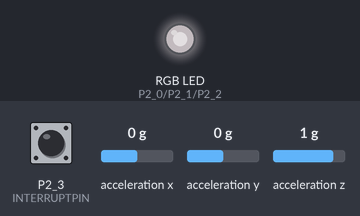
This sketch was run on a simulated TI MSP430 LaunchPad. On the bench: an RGB LED mixed from three pins (HIGH = lit). Wiring (inferred from the names in the program): ADXL345 accelerometer at I2C address 0x1D. The test bench sets the inputs (shaded band); at power-on: P2_3 (INTERRUPTPIN) HIGH, acceleration x 0 g, acceleration y 0 g, acceleration z 1 g. Dim RGB values are drawn brighter than linear; what the sketch prints to the serial monitor is not drawn.

Above: at 0.1 s.
Timing chart, 0 to 40.0 s (numbered marks = the images above):
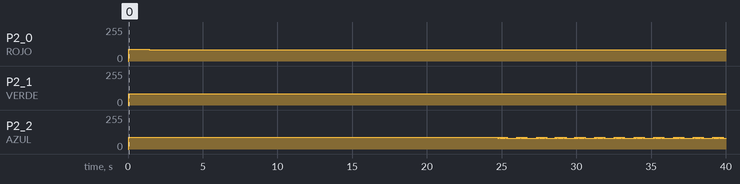

Measured:
- by itself, P2_0 (ROJO): 0/255 → 89/255 at 0.05 s, → 83/255 1.4 s later
- by itself, P2_1 (VERDE): 0/255 → 85/255 at 0.05 s

The sketch:

acelerometro2.ino
```cpp
// Incluimos la libreria Wire.h la cual implementa el protocolo I2C
#include <Wire.h>
#include "acelerometro2.h"

#define INTERRUPTPIN P2_3
#define ROJO P2_0
#define VERDE P2_1
#define AZUL P2_2

void setup()
{

  Serial.begin(9600);
  Wire.begin();          //Iniciamos el bus I2C en modo maestro

  pinMode(AZUL, OUTPUT);
  pinMode(VERDE, OUTPUT);
  pinMode(ROJO, OUTPUT);

  digitalWrite(ROJO, LOW);
  digitalWrite(VERDE, LOW);
  digitalWrite(AZUL, LOW);

  pinMode(INTERRUPTPIN, INPUT);


  //Configuración de los tres registros que itnervienen en la detección de golpes
  write(ADXL345ADDRESS, DUR, 0x1F); // 625us/LSB
  write(ADXL345ADDRESS, THRESH_TAP, 48); // 62.5mg/LSB  <==> 3000mg/62.5mg = 48 LSB as datasheet suggestion
  write(ADXL345ADDRESS, TAP_AXES, 1);

  //Configuración de los registros referentes a interrupciones
  write(ADXL345ADDRESS, INT_MAP, 0); //Enviamos todas las interrupciones al pin INT1
  write(ADXL345ADDRESS, INT_ENABLE, 0b01000000); //Activamos la interrupción por detección de golpe simple

  //Configuración del control de energía
  write(ADXL345ADDRESS,POWER_CTL, POWER_CTL_VALUE);

}

int contador = 0; //Va contando el numero de golpes
int color = 0;

uint8_t* p_buffer = NULL;

float xAxis;    //Variables que usaremos para imprimir el resultado con una escala mas intuitiva
float yAxis;
float zAxis;


void loop(){

  while (digitalRead(INTERRUPTPIN) == 0){

    xAxis = SCALE2G * ((p_buffer[1] << 8) | p_buffer[0]); //El acelerómetro almacena el valor de cada eje en dos bytes por lo que
    yAxis = SCALE2G * ((p_buffer[3] << 8) | p_buffer[2]); //necesitamos hacer esto para tener el dato completo
    zAxis = SCALE2G * ((p_buffer[5] << 8) | p_buffer[4]);

    Serial.print("Aceleración:\t"); //Imprimimos los valores obtenidos
    Serial.print(xAxis);
    Serial.print("   ");
    Serial.print(yAxis);
    Serial.print("   ");
    Serial.println(zAxis);

   Serial.println(digitalRead(INTERRUPTPIN));

    delay(200);
  }

   Serial.println("*********");
   Serial.print("Numero de cambios: ");
   Serial.println(contador);

  read(ADXL345ADDRESS, INT_SOURCE, 1);
  read(ADXL345ADDRESS, ACT_TAP_STATUS, 1);

  contador++;
  color = contador%3;

  digitalWrite(ROJO, LOW);
  digitalWrite(VERDE, LOW);
  digitalWrite(AZUL, LOW);

  if (color == 0){
    digitalWrite(ROJO, HIGH);
  }else if (color == 1){
    digitalWrite(VERDE, HIGH);
  }else{
    digitalWrite(AZUL, HIGH);
  }

 }

/****************************** FUNCIONES *******************************/

void write(int slave_Address, int address, int data){

	Wire.beginTransmission(slave_Address); //Ponemos en el bus la dirección del dispositivo con el que nos quereos comunicar
	Wire.write(address);                   //Registro al que queremos acceder
	Wire.write(data);                      //Dato que queremos poner en el registro
	Wire.endTransmission();                //Terminar la transmisión
}


uint8_t* read(int slave_Address, int address, int length){

  uint8_t buffer[length];                   //Buffer donde iremos guardando los datos que recibamos

  Wire.beginTransmission(slave_Address);    //Dirección del dispositivo con el que nos queremos comunicar
  Wire.write(address);                      //Que registro al que queremos acceder
  Wire.endTransmission();

  Wire.beginTransmission(slave_Address);    //Start repetido
  Wire.requestFrom(slave_Address, length);  //Modo lectura y cuantos bytes queremos

  if(Wire.available() == length){
    for(uint8_t i = 0; i < length; i++){    //Leemos cada byte y rellenamos el buffer
      buffer[i] = Wire.read();
    }
  }
  Wire.endTransmission();

  return buffer;
}
```

acelerometro2.h
```cpp
#define ADXL345ADDRESS 0x1D

#define DATAADDRESS 0x32
#define POWER_CTL 0x2D
#define DUR 0x21
#define THRESH_TAP 0x1D
#define TAP_AXES 0x2A
#define INT_ENABLE 0x2E
#define INT_MAP 0x2F
#define INT_SOURCE 0x30
#define ACT_TAP_STATUS 43

#define SCALE2G 0.0039
#define LENGTH 6
#define POWER_CTL_VALUE 0b111100
```
